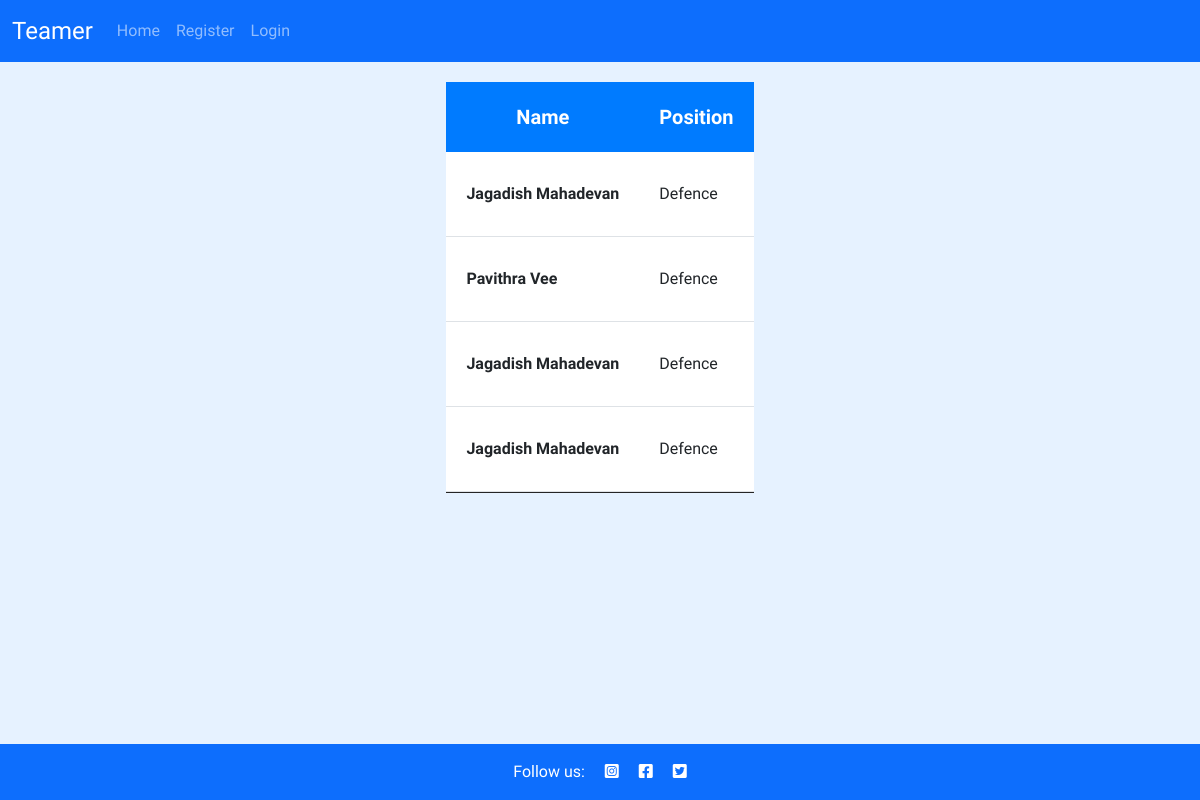
Page /member/ on the committed database.
### club/models.py (models this page shows, shortened)
class Member(models.Model):
    first_name = models.CharField(max_length=50, null=False, blank=False)
    last_name = models.CharField(max_length=50, null=False, blank=False)
    email = models.CharField(max_length=50, null=False, blank=False)
    phone_number = models.CharField(max_length=12)
    user = models.OneToOneField(User, on_delete=models.CASCADE, primary_key=True)

### club/views.py (the view)
# urls.py: path('member/', get_member, name='member-page'),
def get_member(request):
    members = Member.objects.all()
    context = {
        'members': members
    }
    return render(request, 'member/member.html', context)

### club/templates/member/member.html
{% extends "base.html" %}
{% load static %}
{% block content %}
  <div class="event-schedule-area-two" style="margin-top: 20px;">
    <div class="container container-custom">
        <div class="row">
            <div class="col-lg-12">
                <div class="tab-content" id="myTabContent">
                    <div class="tab-pane fade active show" id="home" role="tabpanel">
                        <div class="table-responsive">
                            <table class="table">
                                <thead>
                                    <tr>
                                        <th class="text-center" scope="col">Name</th>
                                        <th scope="col">Position</th>
                                    </tr>
                                </thead>
                                <tbody>
                                    {% for member in members %}
                                    <tr class="inner-box">
                                        <th scope="row">
                                            <span>{{ member.first_name  }} {{ member.last_name }}</span>
                                        </th>
                                        <td>
                                            <span>Defence</span>
                                        </td>
                                    </tr>
                                    {% endfor %}
                                </tbody>
                            </table>
                        </div>
                    </div>
            </div>
        </div>
        </div>
    </div>
  </div>
{%endblock%}

### static/css/style.css (style rules this page uses)
* { margin: 0; padding: 0; border: none; }
body { font-family: raleway, sans-serif; font-weight: 300; }
.active { border-bottom: 1px solid #252525 ; }
.container-custom { display: flex; align-items: center; justify-content: center; }
* { box-sizing: border-box; }
.event-schedule-area-two .tab-content .table { -webkit-box-shadow: 0 1px 30px rgba(0, 0, 0, 0.1); box-shadow: 0 1px 30px rgba(0, 0, 0, 0.1); margin-bottom: 0; }
.event-schedule-area-two .tab-content .table thead { background-color: #007bff; color: #fff; font-size: 20px; }
.event-schedule-area-two .tab-content .table thead tr th { padding: 20px; border: 0; }
.event-schedule-area-two .tab-content .table tbody { background: #fff; }
.event-schedule-area-two .tab-content .table tbody tr.inner-box { border-bottom: 1px solid #dee2e6; }
.event-schedule-area-two .tab-content .table tbody tr th { border: 0; padding: 30px 20px; vertical-align: middle; }
.event-schedule-area-two .tab-content .table tbody tr td { padding: 30px 20px; vertical-align: middle; }
.custom-bg { background-color: #e6f2ff; }

### rows in the picture
Member: first_name "Jagadish", last_name "Mahadevan"
Member: first_name "Pavithra", last_name "Vee"
Member: first_name "Jagadish", last_name "Mahadevan"
Member: first_name "Jagadish", last_name "Mahadevan"
